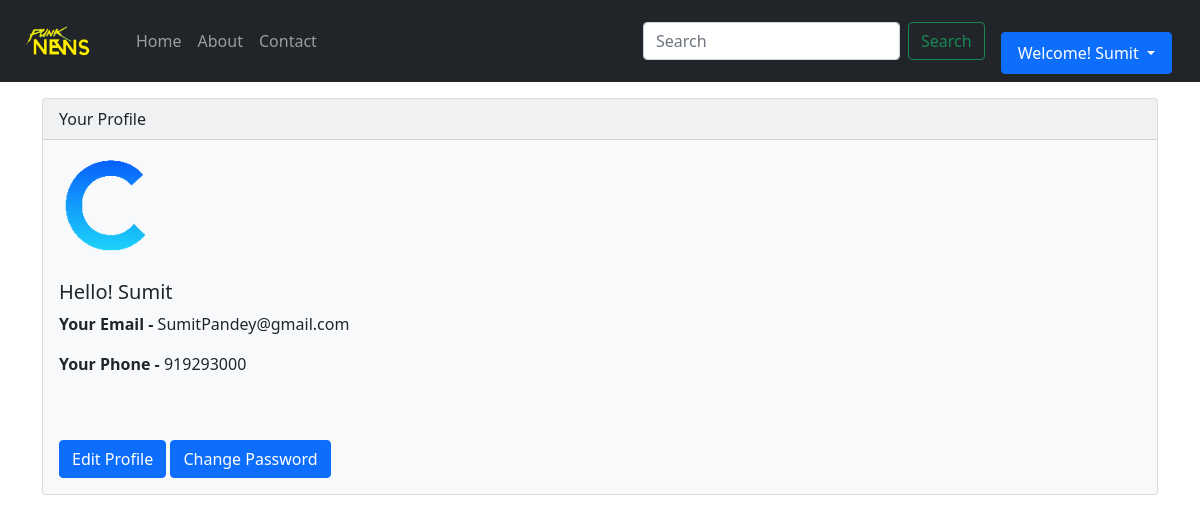
The app's page /account (signed in) with its own data.
### pages/models.py (models this page shows, shortened)
class extUser(models.Model):
    phone = models.IntegerField(max_length=15)
    profileimg = models.ImageField(upload_to='profile/images',default='/profile/images/defaultp.jpg',max_length=500)
    age = models.IntegerField()
    user = models.OneToOneField(User,on_delete=models.CASCADE)

### pages/views.py (the view)
# urls.py: path('account',views.myaccount,name="myaccount"),
def myaccount(request):
    userprofile = extUser.objects.filter(user=request.user)
    return render(request,'pages/myaccount.html',{'udata':userprofile})

### templates/pages/myaccount.html (shortened to what this page needs)
{% extends 'base.html' %}
{% block body %}
  <div class="container my-3">
  {% for u in udata %}
  <div class="card text-dark bg-light mb-3" style="max-width: 100%;">
  <div class="card-header">Your Profile</div>
  <div class="card-body">
    <img class="rounded-circle" width="100rem" src="/media/{{u.profileimg}}" alt=""><br><br>
    <h5 class="card-title">Hello! {{user.first_name}}</h5>
    <p class="card-text"><b>Your Email - </b>{{user.email}}</p>
    <p class="card-text"><b>Your Phone - </b>{{u.phone}}</p><br><br>
    <a href="/editprofile" class="btn btn-primary">Edit Profile</a>
    <a href="/editprofile#changePassword" class="btn btn-primary">Change Password</a>
  </div>
   </div>
   {% endfor %}
  </div>
{% endblock body %}

### templates/base.html (shortened to what this page needs)
<!doctype html>
<html lang="en">
  <head>
    <link href="/static/css/bootstrap.min.css" rel="stylesheet" >
    <link href="/static/css/style.css" rel="stylesheet" >
  </head>
  <body>
    <nav class="navbar navbar-expand-lg sticky-top navbar-dark bg-dark">
        <div class="container-fluid">
          <a class="navbar-brand center" href="/">
      <img src="/media/logo/punknews.png" alt="" width="100" height="35">
    </a>
          <div class="collapse navbar-collapse" id="navbarSupportedContent">
            <ul class="navbar-nav me-auto mb-2 mb-lg-0">
              <li class="nav-item">
                <a class="nav-link {% block homeactive %} {% endblock homeactive %}" aria-current="page" href="/">Home</a>
              </li>
              <li class="nav-item">
                <a class="nav-link {% block aboutactive %} {% endblock aboutactive %}" href="/about">About</a>
              </li>
              <li class="nav-item">
                <a class="nav-link {% block contactactive %} {% endblock contactactive %}" href="/contact">Contact</a>
              </li>
            </ul>
            <form method="get" action="/search" class="d-flex">
              <input class="form-control me-2" type="search" name="q" placeholder="Search" aria-label="Search">
              <button class="btn btn-outline-success" type="submit">Search</button>
            </form>
            {% if user.is_authenticated %}
                 <li class="nav-item dropdown">
          <a class="nav-link btn btn-primary mx-3 dropdown-toggle" href="#" id="navbarDropdownMenuLink" role="button" data-bs-toggle="dropdown" aria-expanded="false">
            Welcome! {{request.user.first_name}}
          </a>
        </li>
        {% else %}
        <button type="button" class="btn btn-primary ml-2 my- mx-1" data-bs-toggle="modal" data-bs-target="#exampleModal">Signup</button>
        <button type="button" class="btn btn-primary my-2 mx-1" data-bs-toggle="modal" data-bs-target="#exampleModal1">Login</button>
        {% endif %}
          </div>
        </div>
      </nav>
      {% block body %} {% endblock body %}
  </body>
</html>

### static/css/style.css (style rules this page uses)
html,body { scroll-behavior: smooth; }
a { text-decoration: none; }

### records on screen
extUser: profileimg (picture), phone "919293000"

### other values on screen
{{ request.user.first_name }} "Sumit"
{{ user.first_name }} "Sumit"
{{ user.email }} "SumitPandey@gmail.com"
